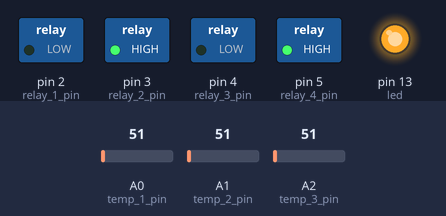
Simulated run of this sketch. Board: Arduino Uno, built with avr-gcc and run on an emulated ATmega328P. Parts: switched loads named in the sketch (green lamp = pin HIGH), output pins drawn as LEDs (lit = HIGH). Inputs (shaded band) come from the test bench; at power-on: A0 (temp_1_pin) = 51, A1 (temp_2_pin) = 51, A2 (temp_3_pin) = 51. What the sketch prints to the serial monitor is not drawn.

Above: at 0.1 s.
Timing chart, 0 to 1.6 s (numbered marks = the images above):
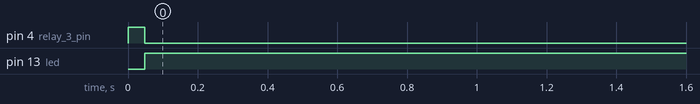

Measured:
- by itself, pin 4 (relay_3_pin): HIGH → LOW at 0.05 s
- by itself, pin 13 (led): LOW → HIGH at 0.05 s

The sketch:

bioBox_temp_control_smoothed_all.ino
```cpp
int led = 13;

int temp_1_pin = A0;
int temp_2_pin = A1;
int temp_3_pin = A2;

int relay_1_pin = 2;
int relay_2_pin = 3;
int relay_3_pin = 4;
int relay_4_pin = 5;

float reference_voltage = 5;

//readings for smoothing
const int num_readings = 100;
int read_index = 0;

float temp_1_readings[num_readings];
float temp_1_total = 0;
float temp_1_average = 0;

float temp_2_readings[num_readings];
float temp_2_total = 0;
float temp_2_average = 0;

float temp_3_readings[num_readings];
float temp_3_total = 0;
float temp_3_average = 0;

float max_temp_1 = 32;
float min_temp_1 = 28;

String sep = "\t";

void setup() {
  pinMode(led, OUTPUT);

  pinMode(temp_1_pin, INPUT);
  pinMode(temp_2_pin, INPUT);
  pinMode(temp_3_pin, INPUT);

  pinMode(relay_1_pin, OUTPUT);
  pinMode(relay_2_pin, OUTPUT);
  pinMode(relay_3_pin, OUTPUT);
  pinMode(relay_4_pin, OUTPUT);

  digitalWrite(relay_1_pin, LOW); //fan on
  digitalWrite(relay_2_pin, HIGH); //heat lamp off
  digitalWrite(relay_3_pin, HIGH); //solenoid off
  digitalWrite(relay_4_pin, HIGH); //kill switch off

  for (int thisReading = 0; thisReading < num_readings; thisReading++) {
    temp_1_readings[thisReading] = 0;
    temp_2_readings[thisReading] = 0;
    temp_3_readings[thisReading] = 0;
  }

  Serial.begin(9600);

  String temps = "temp_1" + sep + "temp_2" + sep + "temp_3";
  String data = "temp_1_smoothed" + sep + "temp_1" + sep + "temp_2_smoothed" + sep + "temp_2" + sep + "temp_3_smoothed" + sep + "temp_3";
  Serial.println(data);
}

void loop() {
  //convert pin values to voltage readings
  float voltage_1 = reference_voltage * analogRead(temp_1_pin) / 1023;
  float voltage_2 = reference_voltage * analogRead(temp_2_pin) / 1023;
  float voltage_3 = reference_voltage * analogRead(temp_3_pin) / 1023;

  //convert voltage readings to degrees Celsius
  float temp_1 = 100 * voltage_1 - 50;
  float temp_2 = 100 * voltage_2 - 50;
  float temp_3 = 100 * voltage_3 - 50;

  //Smoothing
  temp_1_total -= temp_1_readings[read_index];
  temp_1_readings[read_index] = temp_1;
  temp_1_total += temp_1_readings[read_index];
  temp_1_average = temp_1_total / num_readings;

  temp_2_total -= temp_2_readings[read_index];
  temp_2_readings[read_index] = temp_2;
  temp_2_total += temp_2_readings[read_index];
  temp_2_average = temp_2_total / num_readings;

  temp_3_total -= temp_3_readings[read_index];
  temp_3_readings[read_index] = temp_3;
  temp_3_total += temp_3_readings[read_index];
  temp_3_average = temp_3_total / num_readings;

  //index for smoothing array
  read_index ++;
  if (read_index >= num_readings) {read_index = 0;}

  String data = temp_1_average + sep + temp_1 + sep + temp_2_average + sep + temp_2 + sep + temp_3_average + sep + temp_3;
  String temps = temp_1_average + sep + temp_2_average + sep + temp_3_average;
  Serial.println(data);

  //regulate relay_2 based on temp_1
  if (temp_2_average < min_temp_1) {
    digitalWrite(relay_1_pin, LOW);
    digitalWrite(relay_3_pin, LOW);
    digitalWrite(led, HIGH);
  } if (temp_2_average > max_temp_1) {
    digitalWrite(relay_1_pin, LOW);
    digitalWrite(relay_3_pin, HIGH);
    digitalWrite(led, LOW);
  }
  delay(100);
}
```
